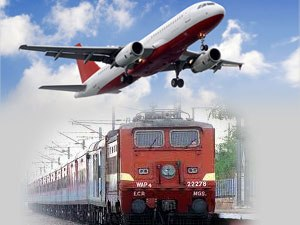
#> input picture Item detection and image analyzation (PCA,K-means)  with tensorflow/image1.jpg, 300 x 225 px
$ python adaptive.py '../Item detection and image analyzation (PCA,K-means)  with tensorflow/image1.jpg' out.png 100
#> lines starting #> are read from the running program, lines starting #| are printed output that depends on the picture
#> further down, f is the input picture: shape (225, 300, 3); mean R, G, B 158, 157.1, 168.7
#| (rows,colums) = ( 225 , 300 )
#> (printed output is left out)
#Μετά τα πειράματα παρατήρησα ότι για μικρές τιμές παραθύρου η εικόνα
#αλλοιώνεται κατά πολύ αλλά η επίδοση του αλγορίθμου είναι καλή ενώ
#για μεγάλο μέγεθος παραθύρου η εικόνα δεν αλλοιώεται αλλά η επίδοση
# του αλγορίθμου πέφτει. Για να επιτευχθεί μια σχετική βελτίωση του
#αλγορίθμου θα μπορούσα να μην κοιτάξω όλες τις τιμές των κατωφλίων
#αλλά σε αυτή την περίπτωση η εικόνα αλλοιώνεται, όμως όχι αισθητά.
import sys
import numpy as np
from numpy import *
import matplotlib.pyplot as plt
from PIL import Image

#Ελέγχω αν μια εικόνα είναι έγχρωμη και αν είναι
#την μετατρέπει σε ασπρόμαυρη με τον υπολγισμό του
#μέσου όρου των τριών καναλιών RGB. Αν δεν είναι
#έγχρωμη επιστρέφεται απλά η ασπρόμαυρη εικόνα
def if_RGB_Change(im,r,c):
#> called with r = 225, c = 300
    im = double (im)
    change = np.zeros([r,c])
    if(len(im.shape) == 3):
        for i in range(r):
            for j in range(c):
                change[i][j] = (im[i][j][0]+im[i][j][1]+im[i][j][2])/3
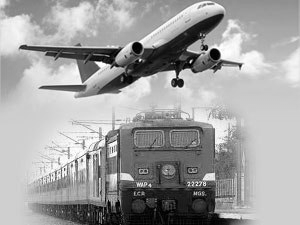
#> change: shape (225, 300) float64; min 0.333, max 255, mean 161.3
        print("Grey image")
        plt.imshow(change,cmap="gray")
        plt.show()
        return change
    else:
        return im

#Κάνω την κατωφλίωση της αρχικής εικόνας συγκρίνοντας
#κάθε κελί της με το αντίστοιχο κελί του πίνακα των κατωφλίων
#που προέκυψε απο τους υποπίνακες και την μέθοδο Otsu
def thresholdImage(imageArray,r,c,t):
    array1= np.zeros([r,c])
    for i in range(r):
        for j in range(c):
            if imageArray[i][j] > t[i][j]:
                array1[i][j] = 255
            else:
                array1[i][j]= 0
    return array1

#Για κάθε πίξελ της αρχικής εικόνας υπολογίζω τον υποπίνακα
#όπου το window size είναι άρτιο. Ελέγχω αν τα στοιχεία
#του υποπίνακα βρίσκονται εντός της εικόνας και κρατάω τις τιμές
#του υποπίνακα σε ένα μονοδιάστατο πίνακα. Κρατάω μόνο τα στοιχεία του
#υποπίνακα που είναι εντός του πλέγματος της αρχικής εικόνας. Με τον
#τελευταίο πίνακα εκτελώ την μέθοδο Otsu για να βρω το καλύτερο κατώφλι
#και να το αποθηκεύσω στον πίνακα κατωφλίων.
def forOddSize(w,r,c):
    n = int(w/2)
    threshold = np.zeros([r,c])
    for i in range(r):
        for j in range(c):
            OtsuArray = np.array([])
            #Χρήση κατάλληλων ορίων για τον υποπίνακα
            for l in range(-n,n+1):
                for k in range(-n,n+1):
                    #Έλγχος για πίξελ του υποπίνακα εκτός ορίων
                    if((i+l)>=0 and (j+k)>=0 and (i+l)<r and (j+k)<c ):
                        g = np.array([newImage[i+l][j+k]])
                        OtsuArray = np.append(OtsuArray,g)
            bestThreshold=0
            bestPrice=0
            for k in range(1,256):
                pixels1 = OtsuArray[OtsuArray<k]
                pixels2 = OtsuArray[OtsuArray>=k]
                #Έλεγχος αν τα πίξελ δεν βρίσκονται σε ένα από τα δύο διαστήματα
                if not((len(pixels1)==0 and len(pixels2)==0) or (len(pixels1)==0 and len(pixels2)!=0) or (len(pixels1)!=0 and len(pixels2)==0)):
                    mu1 = np.mean(pixels1)
                    mu2 = np.mean(pixels2)
                    mu_synoliko = np.mean(OtsuArray.flatten())
                    pi1 = len(pixels1) / (len(pixels1) + len(pixels2))
                    pi2 = len(pixels2) / (len(pixels1) + len(pixels2))
                    newBestPrice = pi1 * (mu1 - mu_synoliko)**2 + pi2 * (mu2 - mu_synoliko)**2
                    if (newBestPrice>bestPrice):
                        bestThreshold = k
                        bestPrice = newBestPrice
            threshold[i][j] = bestThreshold
    return threshold

#Για κάθε πίξελ της αρχικής εικόνας υπολογίζω τον υποπίνακα
#όπου το window size είναι περιττό. Ελέγχω αν τα στοιχεία
#του υποπίνακα βρίσκονται εντός της εικόνας και κρατάω τις τιμές
#του υποπίνακα σε ένα μονοδιάστατο πίνακα. Κρατάω μόνο τα στοιχεία του
#υποπίνακα που είναι εντός του πλέγματος της αρχικής εικόνας. Με τον
#τελευταίο πίνακα εκτελώ την μέθοδο Otsu για να βρω το καλύτερο κατώφλι
#και να το αποθηκεύσω στον πίνακα κατωφλίων.
def forEvenSize(w,r,c):
#> called with w = 100, r = 225, c = 300
    n = int(w/2)
    threshold = np.zeros([r,c])
    for i in range(r):
        for j in range(c):
            OtsuArray = np.array([])
            #Χρήση κατάλληλων ορίων για τον υποπίνακα
            for l in range(-n,n+1):
                for k in range(-n,n+1):
                    #Έλγχος για πίξελ του υποπίνακα εκτός ορίων
                    if((i+l)>=0 and (j+k)>=0 and (i+l)<r and (j+k)<c ):
                        g = np.array([newImage[i+l][j+k]])
                        OtsuArray = np.append(OtsuArray,g)
            bestThreshold=0
            bestPrice=0
            for k in range(1,256):
                pixels1 = OtsuArray[OtsuArray<k]
                pixels2 = OtsuArray[OtsuArray>=k]
                #Έλεγχος αν τα πίξελ δεν βρίσκονται σε ένα από τα δύο διαστήματα
                if not((len(pixels1)==0 and len(pixels2)==0) or (len(pixels1)==0 and len(pixels2)!=0) or (len(pixels1)!=0 and len(pixels2)==0)):
                    mu1 = np.mean(pixels1)
                    mu2 = np.mean(pixels2)
                    mu_synoliko = np.mean(OtsuArray.flatten())
                    pi1 = len(pixels1) / (len(pixels1) + len(pixels2))
                    pi2 = len(pixels2) / (len(pixels1) + len(pixels2))
                    newBestPrice = pi1 * (mu1 - mu_synoliko)**2 + pi2 * (mu2 - mu_synoliko)**2
                    if (newBestPrice>bestPrice):
                        bestThreshold = k
                        bestPrice = newBestPrice
            threshold[i][j] = bestThreshold
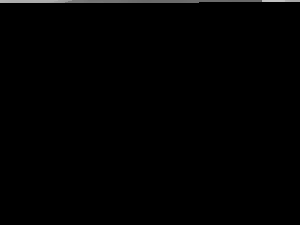
#> threshold: shape (225, 300) float64; min 0, max 195, mean 1.6
    return threshold

#Άνοιγμα, αποθήκευση και εμφάνιση της αρχικής εικόνας
image = sys.argv[1]
f = np.array(Image.open(image))
rows,columns = f.shape[0],f.shape[1]
print("(rows,colums) = (",f.shape[0],',',f.shape[1],')')
print("image = ",f)
plt.imshow(f, cmap="gray")
plt.show()

#Έλεγχος αν η εικόνα είναι έγχρωμη
newImage = np.zeros([rows,columns])
newImage = if_RGB_Change(f,rows,columns)

#Έλεγχος αν το window size είναι περιττό ή άρτιο
#για να καλέσω την κατάλληλη συνάρτηση που δημιουργεί
#σωστά τον υποπίνακα για περιττό ή άρτιο μέγεθος αντίστοιχα
window_size = int(sys.argv[3])
thresholds = np.zeros([rows,columns])
if(window_size%2==0):
#> (the run stopped early here; a loop or call above may not have finished)
